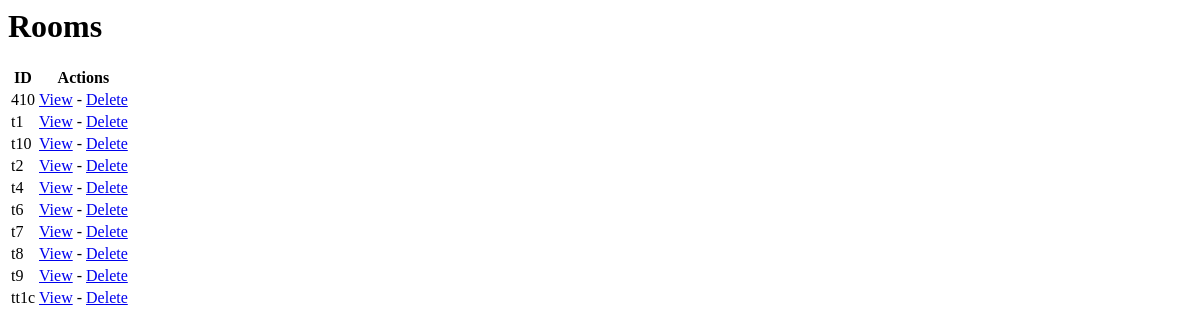
/list_rooms.php, run on an earlier commit of the app's database.
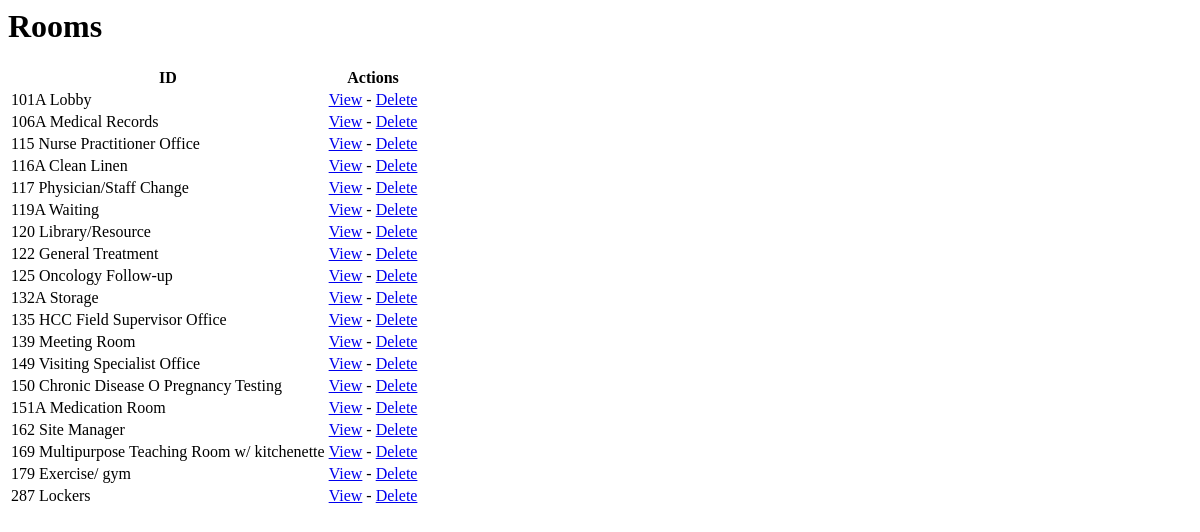
And on a later commit of the database.
### tables this page shows
CREATE TABLE `operational_data_room` (
  `ID` varchar(50) NOT NULL,
  `PNO` varchar(50) NOT NULL,
  `area_in_m` double NOT NULL,
  `hours_of_use` smallint(6) DEFAULT NULL,
  `days_of_use` smallint(6) DEFAULT NULL,
  `function` longtext,
  `occupancy_normal` smallint(6) DEFAULT NULL,
  `occupancy_max` smallint(6) DEFAULT NULL
);

### list_rooms.php (the view)
<?php
require 'db_conn.php';
$sql = "SELECT * FROM `operational_data_room`";
$rooms = $conn->query($sql);
?>
<html>
<body>
	<h1>Rooms</h1>
	<table>
		<tr>
			<th>ID</th>
			<th>Actions</th>
		</tr>
		<?php
		while ($room = $rooms->fetch_assoc()) {
			echo '<tr>';
			echo '<td>' . $room['ID'] . '</td>';
			echo '<td><a href="view_room.php?ID=' . $room['ID'] . '">View</a> - <a href="delete_room.php?ID=' . $room['ID'] . '">Delete</a></td>';
			echo '</tr>';
		}
		?>
	</table>
</body>
</html>

What changed in the data, as far as the page shows it:
removed operational_data_room: ID "410"
removed operational_data_room: ID "t1"
removed operational_data_room: ID "t10"
removed operational_data_room: ID "t2"
removed operational_data_room: ID "t4"
removed operational_data_room: ID "t6"
removed operational_data_room: ID "t7"
removed operational_data_room: ID "t8"
removed operational_data_room: ID "t9"
removed operational_data_room: ID "tt1c"
added operational_data_room: ID "101A Lobby"
added operational_data_room: ID "106A Medical Records"
added operational_data_room: ID "115 Nurse Practitioner Office"
added operational_data_room: ID "116A Clean Linen"
added operational_data_room: ID "117 Physician/Staff Change"
added operational_data_room: ID "119A Waiting"
added operational_data_room: ID "120 Library/Resource"
added operational_data_room: ID "122 General Treatment"
added operational_data_room: ID "125 Oncology Follow-up"
added operational_data_room: ID "132A Storage"
added operational_data_room: ID "135 HCC Field Supervisor Office"
added operational_data_room: ID "139 Meeting Room"
added operational_data_room: ID "149 Visiting Specialist Office"
added operational_data_room: ID "150 Chronic Disease O Pregnancy Testing"
added operational_data_room: ID "151A Medication Room"
added operational_data_room: ID "162 Site Manager"
added operational_data_room: ID "169 Multipurpose Teaching Room w/ kitchenette"
added operational_data_room: ID "179 Exercise/ gym"
added operational_data_room: ID "287 Lockers"
